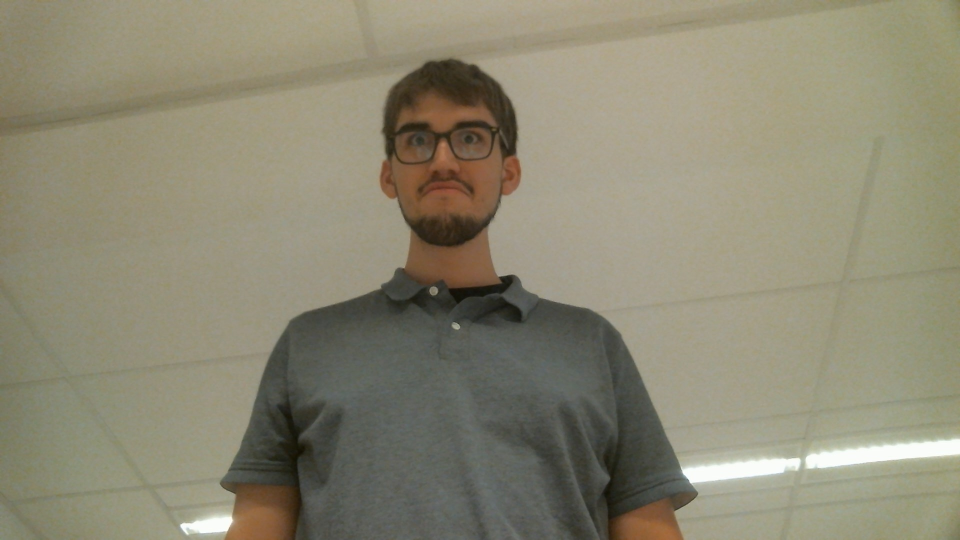
#> input picture Programs/test.jpg, 1920 x 1080 px, given in place of the camera (shown at 1/2 size)
$ python TrackingHeads.py
#> lines starting #> are read from the running program, lines starting #| are printed output that depends on the picture; after the words box and inside, x2 and y2 are one past the last pixel; in counts of white or black regions, pixels touching at a corner belong together
import cv2
import numpy
zoomed = []
face_cascade = cv2.CascadeClassifier(r'./xml/haarcascade_frontalface_default.xml')
profile_cascade = cv2.CascadeClassifier(r'./xml/haarcascade_profileface.xml')

def distance(point_one, point_two):
    if point_one == []:
        return float('inf')
    [y1, h0, x1, h0] = point_one
    [x2, y2, w1, h1] = point_two
    x1 = x1 + w2
    y1 = y1 + h2
    dist = ((x2 - x1)**2 + (y2 - y1)**2)**1/2
    #print(dist)
    return dist

'''
def closest(point, new_points):
    if len(new_points) == 0:
        return -1
    distmat = []
    for new_point in new_points:
        distmat.append(distance(point, new_point))
    index = 0
    minimum = distmat[0]
    for i in range(len(distmat)):
        if minimum > distmat[i]:
            minimum = distmat[i]
            index = i
    return index
'''
def detect_face_orientation(img):
    faces = face_cascade.detectMultiScale(gray_img, 1.25, 4)
    if len(faces) != 0:
        return faces
    else:
        faces = profile_cascade.detectMultiScale(gray_img, 1.3, 4)
        if len(faces) != 0:
            return faces
    gray_flipped = cv2.flip(gray_img, 1)
    faces = profile_cascade.detectMultiScale(gray_flipped, 1.3, 4)
    if len(faces) != 0:
        h, w = img.shape
        x = faces[0][0]
        new_x = h - x -1
        #print(w, x, new_x)
        faces[0][0] = new_x
    return faces

def sort_close(zoomed, faces):
    dist = []
    for i in range(len(zoomed)):
        dist.append([])
        for punt in faces:
            dist[i].append(distance(zoomed[i][1], punt))
    print('dist:', dist)
    min_ind = []
    for i in range(len(dist)):
        min_ind.append([])
        if len(dist[i]) != 0:
            mini = min(dist[i])
            if mini <= 300:
                counter = 0
                for thing in dist[i]:
                    if thing == mini:
                        counter += 1
                if counter > 1:
                    for j in range(counter):
                        index_new = dist[i].index(mini)
                        min_ind[i].append(index_new)
                        dist[i][index_new] = -1
                else:
                    min_ind[i].append(dist[i].index(mini))
    #print(min_ind)
    i = 0
    while i < len(min_ind):
        if len(min_ind[i]) > 1:
            for point in min_ind[i]:
                if [point] in min_ind:
                    min_ind[i].remove(point)
        i += 1
    print(min_ind)
    return min_ind

cap = cv2.VideoCapture(0)

while True:

    ret, img = cap.read()
#> img is the input picture: shape (1080, 1920, 3); mean B, G, R 115.1, 135.9, 140
    gray_img = cv2.cvtColor(img, cv2.COLOR_BGR2GRAY)
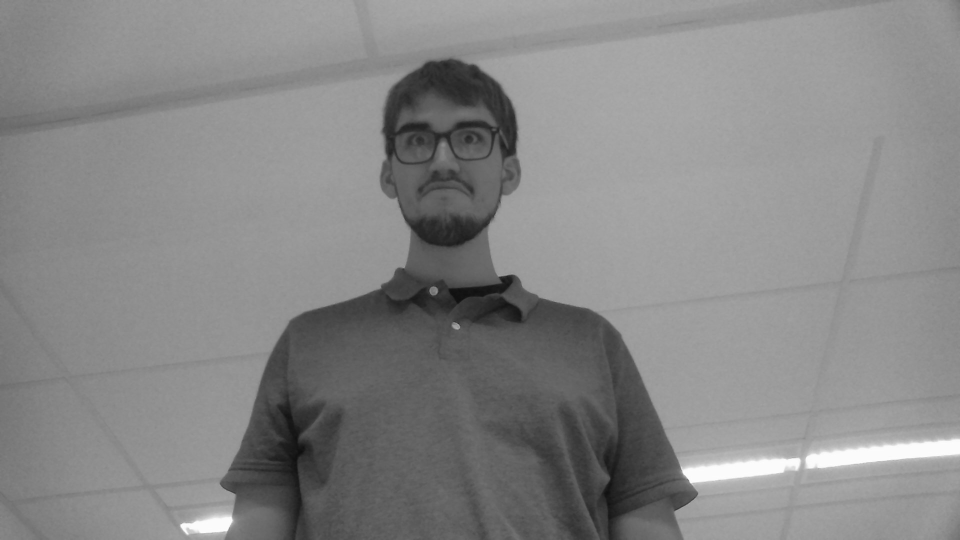
#> gray_img: shape (1080, 1920) (shown at 1/2 size); min 13, max 255, mean 134.7
    #faces = face_cascade.detectMultiScale(gray_img, 1.25, 4)
    faces = detect_face_orientation(gray_img)
#> in detect_face_orientation, `faces = face_cascade.detectMultiScale(gray_img, 1.25, 4)`: faces = [[753, 170, 270, 270]]
#> faces = [[753, 170, 270, 270]]

    print('faces before:',faces)
#| faces before: [[753 170 270 270]]
    #print('zoomed:',zoomed)
    min_ind = sort_close(zoomed, faces)
#> min_ind = []
    #print('min_ind:', min_ind)

    #Trying to do Face Tracking
    missing_face = False
    new_faces = []
    for i in range(len(min_ind)):
        index = min_ind[i]
        #print('index:', index)
        if index == []:
            #print('iets')
            missing_face = True
        else:
            new_faces.append(faces[index[0]])
#> this loop made 0 passes
#> after the loop, new_faces = []

    if missing_face:
        if len(faces) >= len(zoomed):
            all_index = [x for x in range(len(faces))]
            missing_index = list(filter(lambda x:x not in min_ind, all_index))
            print('missing_index:', missing_index)
            face = faces[missing_index]
            new_faces.append(face)
            #print('new:', new_faces)
            missing_face = False
    if len(new_faces) != 0:
        if len(new_faces) > 1:
            #print(new_faces)
            faces = numpy.asarray(new_faces)
            #print(faces)
        else:
            faces = numpy.asarray(new_faces)

    if len(faces) > 0:
        #print(len(faces[0]))
        if len(faces) == 1 and len(faces[0]) != 4:
            faces = faces[0]
            #print(faces)

    #print('faces after:', faces)
    #print('zoomed:', zoomed)

    #Zooming in on the face
    for i in range(len(faces)):
        if len(faces) > len(zoomed):
            zoomed.append([[], [], ])
        #print('faces[i]:', faces[i])
        (x, y, w, h) = faces[i]
        print('faces[',i,']', faces)
        cv2.rectangle(img, (x, y), (x + w, y + h), (255, 255, 0), 2)
        rec_gray = gray_img[y:y + h, x:x + w]
        rec_color = img[y:y + h, x:x + w]
        h2 = 75
        w2 = 75
        if y < h2:
            h2 = y
        if x + w2 + w > len(gray_img[0]):
            w2 = len(gray_img[0]) - w - x
        if x < w2:
            w2 = x
        if y + h + h2 > len(gray_img):
            h2 = len(gray_img) - y - h
        zoomed[i][0] = [y - h2, y + h + h2, x - w2, x + w + w2]
        #print('zoomed[i] new:', zoomed[i][0])

        #print(len(gray_img))
        #print(len(gray_img[0]))
        cv2.imshow('Zoom in ' + str(i + 1), img[zoomed[i][0][0]: zoomed[i][0][1], zoomed[i][0][2]: zoomed[i][0][3]])
        cv2.resizeWindow('Zoom in ' + str(i + 1), 325, 325)
#> this loop made 1 pass
#> (x, y, w, h, h2, w2) on pass 1: (753, 170, 270, 270, 75, 75)
#| faces[ 0 ] [[753 170 270 270]]
#> pass 1, `rec_gray = gray_img[y:y + h, x:x + w]`:
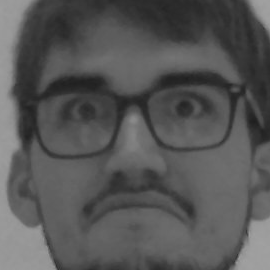
#> rec_gray: shape (270, 270); min 30, max 161, mean 86.6
#> pass 1, `rec_color = img[y:y + h, x:x + w]`:
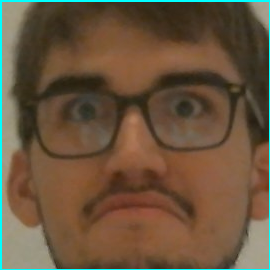
#> rec_color: shape (270, 270, 3); mean B, G, R 61.9, 84.6, 105.3
#> pass 1, `cv2.imshow('Zoom in ' + str(i + 1), img[zoomed[i][0][0]: zoomed[i][0][..`:
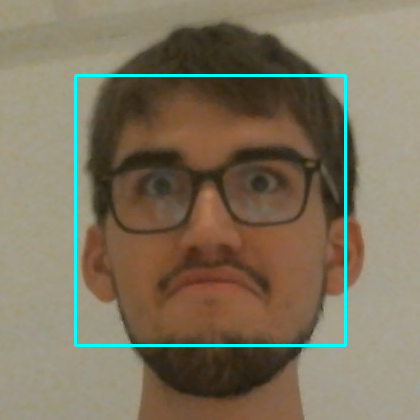
#> window 'Zoom in 1': shape (420, 420, 3); mean B, G, R 94.3, 115.4, 126.7
#> after the loop:
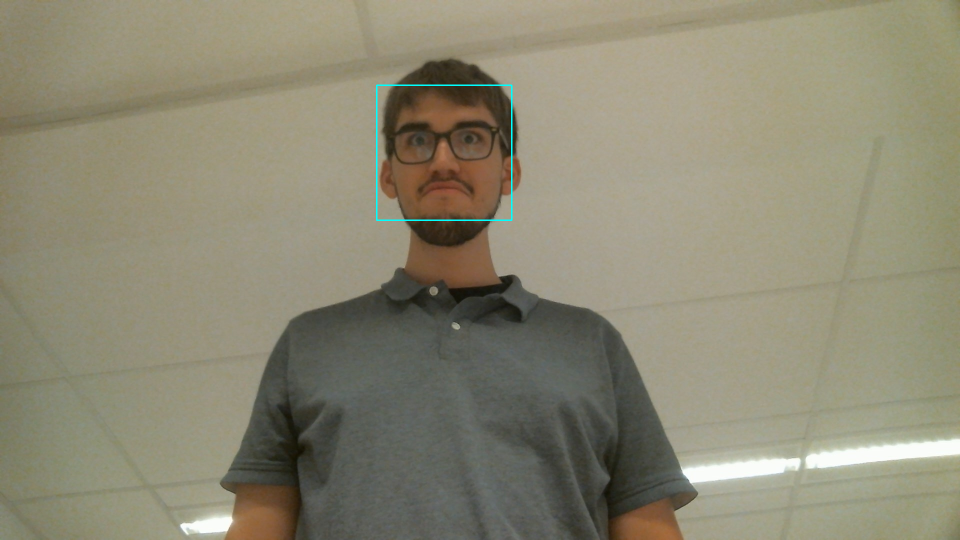
#> img: shape (1080, 1920, 3) (shown at 1/2 size); 0.16% of pixels changed, all inside (x1, y1, x2, y2) = (752, 169, 1025, 442)
#> after the loop, zoomed = [[[95, 515, 678, 1098], []]]

    print('zoomed:', zoomed)
#| zoomed: [[[95, 515, 678, 1098], []]]
    #print('prev:',prev)
    removed = []
    for i in range(len(zoomed)):
        if zoomed[i][0] == zoomed[i][1]:
            cv2.destroyWindow('Zoom in ' + str(i+1))
            removed.append(zoomed[i])
        else:
            zoomed[i][1] = zoomed[i][0]
#> this loop made 1 pass
#> after the loop, removed = []; zoomed = [[[95, 515, 678, 1098], [95, 515, 678, 1098]]]
    for x in removed:
        zoomed.remove(x)

    '''
    if len(faces) != len(prev) and len(prev) != 0:
        cv2.destroyWindow('Zoom in ' + str(len(zoomed)))
        zoomed.remove(zoomed[-1])
    '''

    cv2.imshow('Face Recognition', img)
    #if start and zoomed.all() is not None:
    #    cv2.imshow('Zoom in', zoomed)


    k = cv2.waitKey(30) & 0xff
#> (key q is pressed here)
    if k == ord('q'):
        break

cap.release()
cv2.destroyAllWindows()
